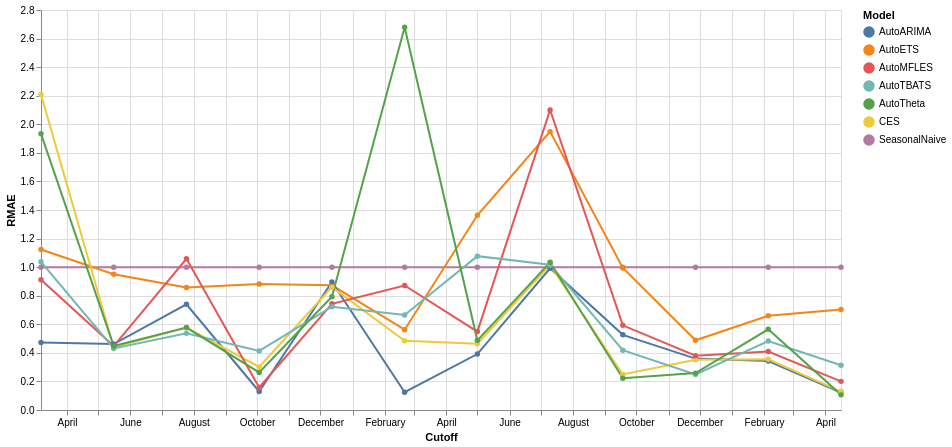

Notebook source saved alongside this figure:
### Code cell
long_df = pl.DataFrame(cv_evaluation_weekly).unpivot(
    index=["unique_id", "cutoff", "metric"],
    on=pl.selectors.exclude(["unique_id", "cutoff", "metric"]),
    variable_name="model",
    value_name="value",
)

chart = (
    alt.Chart(long_df.to_pandas())
    .mark_line(point=True)
    .encode(
        x=alt.X("cutoff:T", title="Cutoff"),
        y=alt.Y("value:Q", title="RMAE"),
        color=alt.Color("model:N", title="Model"),
        tooltip=["cutoff:T", "model:N", "value:Q"],
    )
    .properties(width=800, height=400, title="RMAE over Cross-validation windows by model")
)

chart

### Figure 1 — Vega specification as saved in the notebook (floating-point values rounded to 4 significant figures)
{"$schema": "https://vega.github.io/schema/vega/v6.json", "data": [{"name": "source_0", "values": [{"unique_id": "all", "cutoff": "2024-03-07T00:00:00.000", "metric": "rmae_SeasonalNaive", "model": "SeasonalNaive", "value": 1.0}, {"unique_id": "all", "cutoff": "2024-05-16T00:00:00.000", "metric": "rmae_SeasonalNaive", "model": "SeasonalNaive", "value": 1.0}, {"unique_id": "all", "cutoff": "2024-07-25T00:00:00.000", "metric": "rmae_SeasonalNaive", "model": "SeasonalNaive", "value": 1.0}, {"unique_id": "all", "cutoff": "2024-10-03T00:00:00.000", "metric": "rmae_SeasonalNaive", "model": "SeasonalNaive", "value": 1.0}, {"unique_id": "all", "cutoff": "2024-12-12T00:00:00.000", "metric": "rmae_SeasonalNaive", "model": "SeasonalNaive", "value": 1.0}, {"unique_id": "all", "cutoff": "2025-02-20T00:00:00.000", "metric": "rmae_SeasonalNaive", "model": "SeasonalNaive", "value": 1.0}, {"unique_id": "all", "cutoff": "2025-05-01T00:00:00.000", "metric": "rmae_SeasonalNaive", "model": "SeasonalNaive", "value": 1.0}, {"unique_id": "all", "cutoff": "2025-07-10T00:00:00.000", "metric": "rmae_SeasonalNaive", "model": "SeasonalNaive", "value": 1.0}, {"unique_id": "all", "cutoff": "2025-09-18T00:00:00.000", "metric": "rmae_SeasonalNaive", "model": "SeasonalNaive", "value": 1.0}, {"unique_id": "all", "cutoff": "2025-11-27T00:00:00.000", "metric": "rmae_SeasonalNaive", "model": "SeasonalNaive", "value": 1.0}, {"unique_id": "all", "cutoff": "2026-02-05T00:00:00.000", "metric": "rmae_SeasonalNaive", "model": "SeasonalNaive", "value": 1.0}, {"unique_id": "all", "cutoff": "2026-04-16T00:00:00.000", "metric": "rmae_SeasonalNaive", "model": "SeasonalNaive", "value": 1.0}, {"unique_id": "all", "cutoff": "2024-03-07T00:00:00.000", "metric": "rmae_SeasonalNaive", "model": "AutoETS", "value": 1.123}, {"unique_id": "all", "cutoff": "2024-05-16T00:00:00.000", "metric": "rmae_SeasonalNaive", "model": "AutoETS", "value": 0.95}, {"unique_id": "all", "cutoff": "2024-07-25T00:00:00.000", "metric": "rmae_SeasonalNaive", "model": "AutoETS", "value": 0.8569}, {"unique_id": "all", "cutoff": "2024-10-03T00:00:00.000", "metric": "rmae_SeasonalNaive", "model": "AutoETS", "value": 0.8817}, {"unique_id": "all", "cutoff": "2024-12-12T00:00:00.000", "metric": "rmae_SeasonalNaive", "model": "AutoETS", "value": 0.8728}, {"unique_id": "all", "cutoff": "2025-02-20T00:00:00.000", "metric": "rmae_SeasonalNaive", "model": "AutoETS", "value": 0.5622}, {"unique_id": "all", "cutoff": "2025-05-01T00:00:00.000", "metric": "rmae_SeasonalNaive", "model": "AutoETS", "value": 1.363}, {"unique_id": "all", "cutoff": "2025-07-10T00:00:00.000", "metric": "rmae_SeasonalNaive", "model": "AutoETS", "value": 1.949}, {"unique_id": "all", "cutoff": "2025-09-18T00:00:00.000", "metric": "rmae_SeasonalNaive", "model": "AutoETS", "value": 0.9943}, {"unique_id": "all", "cutoff": "2025-11-27T00:00:00.000", "metric": "rmae_SeasonalNaive", "model": "AutoETS", "value": 0.4879}, {"unique_id": "all", "cutoff": "2026-02-05T00:00:00.000", "metric": "rmae_SeasonalNaive", "model": "AutoETS", "value": 0.6595}, {"unique_id": "all", "cutoff": "2026-04-16T00:00:00.000", "metric": "rmae_SeasonalNaive", "model": "AutoETS", "value": 0.7035}, {"unique_id": "all", "cutoff": "2024-03-07T00:00:00.000", "metric": "rmae_SeasonalNaive", "model": "AutoARIMA", "value": 0.4729}, {"unique_id": "all", "cutoff": "2024-05-16T00:00:00.000", "metric": "rmae_SeasonalNaive", "model": "AutoARIMA", "value": 0.4618}, {"unique_id": "all", "cutoff": "2024-07-25T00:00:00.000", "metric": "rmae_SeasonalNaive", "model": "AutoARIMA", "value": 0.7399}, {"unique_id": "all", "cutoff": "2024-10-03T00:00:00.000", "metric": "rmae_SeasonalNaive", "model": "AutoARIMA", "value": 0.1298}, {"unique_id": "all", "cutoff": "2024-12-12T00:00:00.000", "metric": "rmae_SeasonalNaive", "model": "AutoARIMA", "value": 0.8959}, {"unique_id": "all", "cutoff": "2025-02-20T00:00:00.000", "metric": "rmae_SeasonalNaive", "model": "AutoARIMA", "value": 0.1247}, {"unique_id": "all", "cutoff": "2025-05-01T00:00:00.000", "metric": "rmae_SeasonalNaive", "model": "AutoARIMA", "value": 0.3917}, {"unique_id": "all", "cutoff": "2025-07-10T00:00:00.000", "metric": "rmae_SeasonalNaive", "model": "AutoARIMA", "value": 0.9919}, {"unique_id": "all", "cutoff": "2025-09-18T00:00:00.000", "metric": "rmae_SeasonalNaive", "model": "AutoARIMA", "value": 0.526}, {"unique_id": "all", "cutoff": "2025-11-27T00:00:00.000", "metric": "rmae_SeasonalNaive", "model": "AutoARIMA", "value": 0.3597}, {"unique_id": "all", "cutoff": "2026-02-05T00:00:00.000", "metric": "rmae_SeasonalNaive", "model": "AutoARIMA", "value": 0.3431}, {"unique_id": "all", "cutoff": "2026-04-16T00:00:00.000", "metric": "rmae_SeasonalNaive", "model": "AutoARIMA", "value": 0.1217}, {"unique_id": "all", "cutoff": "2024-03-07T00:00:00.000", "metric": "rmae_SeasonalNaive", "model": "CES", "value": 2.208}, {"unique_id": "all", "cutoff": "2024-05-16T00:00:00.000", "metric": "rmae_SeasonalNaive", "model": "CES", "value": 0.4383}, {"unique_id": "all", "cutoff": "2024-07-25T00:00:00.000", "metric": "rmae_SeasonalNaive", "model": "CES", "value": 0.5774}, {"unique_id": "all", "cutoff": "2024-10-03T00:00:00.000", "metric": "rmae_SeasonalNaive", "model": "CES", "value": 0.301}, {"unique_id": "all", "cutoff": "2024-12-12T00:00:00.000", "metric": "rmae_SeasonalNaive", "model": "CES", "value": 0.86}, {"unique_id": "all", "cutoff": "2025-02-20T00:00:00.000", "metric": "rmae_SeasonalNaive", "model": "CES", "value": 0.4843}, {"unique_id": "all", "cutoff": "2025-05-01T00:00:00.000", "metric": "rmae_SeasonalNaive", "model": "CES", "value": 0.464}, {"unique_id": "all", "cutoff": "2025-07-10T00:00:00.000", "metric": "rmae_SeasonalNaive", "model": "CES", "value": 1.016}, {"unique_id": "all", "cutoff": "2025-09-18T00:00:00.000", "metric": "rmae_SeasonalNaive", "model": "CES", "value": 0.2487}, {"unique_id": "all", "cutoff": "2025-11-27T00:00:00.000", "metric": "rmae_SeasonalNaive", "model": "CES", "value": 0.3511}, {"unique_id": "all", "cutoff": "2026-02-05T00:00:00.000", "metric": "rmae_SeasonalNaive", "model": "CES", "value": 0.3547}, {"unique_id": "all", "cutoff": "2026-04-16T00:00:00.000", "metric": "rmae_SeasonalNaive", "model": "CES", "value": 0.1291}, {"unique_id": "all", "cutoff": "2024-03-07T00:00:00.000", "metric": "rmae_SeasonalNaive", "model": "AutoMFLES", "value": 0.9111}, {"unique_id": "all", "cutoff": "2024-05-16T00:00:00.000", "metric": "rmae_SeasonalNaive", "model": "AutoMFLES", "value": 0.4476}, {"unique_id": "all", "cutoff": "2024-07-25T00:00:00.000", "metric": "rmae_SeasonalNaive", "model": "AutoMFLES", "value": 1.058}, {"unique_id": "all", "cutoff": "2024-10-03T00:00:00.000", "metric": "rmae_SeasonalNaive", "model": "AutoMFLES", "value": 0.1581}, {"unique_id": "all", "cutoff": "2024-12-12T00:00:00.000", "metric": "rmae_SeasonalNaive", "model": "AutoMFLES", "value": 0.7436}, {"unique_id": "all", "cutoff": "2025-02-20T00:00:00.000", "metric": "rmae_SeasonalNaive", "model": "AutoMFLES", "value": 0.8714}, {"unique_id": "all", "cutoff": "2025-05-01T00:00:00.000", "metric": "rmae_SeasonalNaive", "model": "AutoMFLES", "value": 0.5488}, {"unique_id": "all", "cutoff": "2025-07-10T00:00:00.000", "metric": "rmae_SeasonalNaive", "model": "AutoMFLES", "value": 2.101}, {"unique_id": "all", "cutoff": "2025-09-18T00:00:00.000", "metric": "rmae_SeasonalNaive", "model": "AutoMFLES", "value": 0.5927}, {"unique_id": "all", "cutoff": "2025-11-27T00:00:00.000", "metric": "rmae_SeasonalNaive", "model": "AutoMFLES", "value": 0.3797}, {"unique_id": "all", "cutoff": "2026-02-05T00:00:00.000", "metric": "rmae_SeasonalNaive", "model": "AutoMFLES", "value": 0.4096}, {"unique_id": "all", "cutoff": "2026-04-16T00:00:00.000", "metric": "rmae_SeasonalNaive", "model": "AutoMFLES", "value": 0.2004}, {"unique_id": "all", "cutoff": "2024-03-07T00:00:00.000", "metric": "rmae_SeasonalNaive", "model": "AutoTBATS", "value": 1.037}, {"unique_id": "all", "cutoff": "2024-05-16T00:00:00.000", "metric": "rmae_SeasonalNaive", "model": "AutoTBATS", "value": 0.4306}, {"unique_id": "all", "cutoff": "2024-07-25T00:00:00.000", "metric": "rmae_SeasonalNaive", "model": "AutoTBATS", "value": 0.5378}, {"unique_id": "all", "cutoff": "2024-10-03T00:00:00.000", "metric": "rmae_SeasonalNaive", "model": "AutoTBATS", "value": 0.4138}, {"unique_id": "all", "cutoff": "2024-12-12T00:00:00.000", "metric": "rmae_SeasonalNaive", "model": "AutoTBATS", "value": 0.7232}, {"unique_id": "all", "cutoff": "2025-02-20T00:00:00.000", "metric": "rmae_SeasonalNaive", "model": "AutoTBATS", "value": 0.665}, {"unique_id": "all", "cutoff": "2025-05-01T00:00:00.000", "metric": "rmae_SeasonalNaive", "model": "AutoTBATS", "value": 1.077}, {"unique_id": "all", "cutoff": "2025-07-10T00:00:00.000", "metric": "rmae_SeasonalNaive", "model": "AutoTBATS", "value": 1.017}, {"unique_id": "all", "cutoff": "2025-09-18T00:00:00.000", "metric": "rmae_SeasonalNaive", "model": "AutoTBATS", "value": 0.4188}, {"unique_id": "all", "cutoff": "2025-11-27T00:00:00.000", "metric": "rmae_SeasonalNaive", "model": "AutoTBATS", "value": 0.249}, {"unique_id": "all", "cutoff": "2026-02-05T00:00:00.000", "metric": "rmae_SeasonalNaive", "model": "AutoTBATS", "value": 0.4827}, {"unique_id": "all", "cutoff": "2026-04-16T00:00:00.000", "metric": "rmae_SeasonalNaive", "model": "AutoTBATS", "value": 0.313}, {"unique_id": "all", "cutoff": "2024-03-07T00:00:00.000", "metric": "rmae_SeasonalNaive", "model": "AutoTheta", "value": 1.933}, {"unique_id": "all", "cutoff": "2024-05-16T00:00:00.000", "metric": "rmae_SeasonalNaive", "model": "AutoTheta", "value": 0.448}, {"unique_id": "all", "cutoff": "2024-07-25T00:00:00.000", "metric": "rmae_SeasonalNaive", "model": "AutoTheta", "value": 0.5773}, {"unique_id": "all", "cutoff": "2024-10-03T00:00:00.000", "metric": "rmae_SeasonalNaive", "model": "AutoTheta", "value": 0.2628}, {"unique_id": "all", "cutoff": "2024-12-12T00:00:00.000", "metric": "rmae_SeasonalNaive", "model": "AutoTheta", "value": 0.7935}, {"unique_id": "all", "cutoff": "2025-02-20T00:00:00.000", "metric": "rmae_SeasonalNaive", "model": "AutoTheta", "value": 2.679}, {"unique_id": "all", "cutoff": "2025-05-01T00:00:00.000", "metric": "rmae_SeasonalNaive", "model": "AutoTheta", "value": 0.4877}, {"unique_id": "all", "cutoff": "2025-07-10T00:00:00.000", "metric": "rmae_SeasonalNaive", "model": "AutoTheta", "value": 1.034}, {"unique_id": "all", "cutoff": "2025-09-18T00:00:00.000", "metric": "rmae_SeasonalNaive", "model": "AutoTheta", "value": 0.2218}, {"unique_id": "all", "cutoff": "2025-11-27T00:00:00.000", "metric": "rmae_SeasonalNaive", "model": "AutoTheta", "value": 0.2582}, {"unique_id": "all", "cutoff": "2026-02-05T00:00:00.000", "metric": "rmae_SeasonalNaive", "model": "AutoTheta", "value": 0.5648}, {"unique_id": "all", "cutoff": "2026-04-16T00:00:00.000", "metric": "rmae_SeasonalNaive", "model": "AutoTheta", "value": 0.1059}], "transform": [{"type": "formula", "expr": "toDate(datum['cutoff'])", "as": "cutoff"}]}, {"name": "data_0", "values": [{"cutoff": "2024-03-07T00:00:00.000", "model": "SeasonalNaive", "value": 1.0}, {"cutoff": "2024-05-16T00:00:00.000", "model": "SeasonalNaive", "value": 1.0}, {"cutoff": "2024-07-25T00:00:00.000", "model": "SeasonalNaive", "value": 1.0}, {"cutoff": "2024-10-03T00:00:00.000", "model": "SeasonalNaive", "value": 1.0}, {"cutoff": "2024-12-12T00:00:00.000", "model": "SeasonalNaive", "value": 1.0}, {"cutoff": "2025-02-20T00:00:00.000", "model": "SeasonalNaive", "value": 1.0}, {"cutoff": "2025-05-01T00:00:00.000", "model": "SeasonalNaive", "value": 1.0}, {"cutoff": "2025-07-10T00:00:00.000", "model": "SeasonalNaive", "value": 1.0}, {"cutoff": "2025-09-18T00:00:00.000", "model": "SeasonalNaive", "value": 1.0}, {"cutoff": "2025-11-27T00:00:00.000", "model": "SeasonalNaive", "value": 1.0}, {"cutoff": "2026-02-05T00:00:00.000", "model": "SeasonalNaive", "value": 1.0}, {"cutoff": "2026-04-16T00:00:00.000", "model": "SeasonalNaive", "value": 1.0}, {"cutoff": "2024-03-07T00:00:00.000", "model": "AutoETS", "value": 1.123}, {"cutoff": "2024-05-16T00:00:00.000", "model": "AutoETS", "value": 0.95}, {"cutoff": "2024-07-25T00:00:00.000", "model": "AutoETS", "value": 0.8569}, {"cutoff": "2024-10-03T00:00:00.000", "model": "AutoETS", "value": 0.8817}, {"cutoff": "2024-12-12T00:00:00.000", "model": "AutoETS", "value": 0.8728}, {"cutoff": "2025-02-20T00:00:00.000", "model": "AutoETS", "value": 0.5622}, {"cutoff": "2025-05-01T00:00:00.000", "model": "AutoETS", "value": 1.363}, {"cutoff": "2025-07-10T00:00:00.000", "model": "AutoETS", "value": 1.949}, {"cutoff": "2025-09-18T00:00:00.000", "model": "AutoETS", "value": 0.9943}, {"cutoff": "2025-11-27T00:00:00.000", "model": "AutoETS", "value": 0.4879}, {"cutoff": "2026-02-05T00:00:00.000", "model": "AutoETS", "value": 0.6595}, {"cutoff": "2026-04-16T00:00:00.000", "model": "AutoETS", "value": 0.7035}, {"cutoff": "2024-03-07T00:00:00.000", "model": "AutoARIMA", "value": 0.4729}, {"cutoff": "2024-05-16T00:00:00.000", "model": "AutoARIMA", "value": 0.4618}, {"cutoff": "2024-07-25T00:00:00.000", "model": "AutoARIMA", "value": 0.7399}, {"cutoff": "2024-10-03T00:00:00.000", "model": "AutoARIMA", "value": 0.1298}, {"cutoff": "2024-12-12T00:00:00.000", "model": "AutoARIMA", "value": 0.8959}, {"cutoff": "2025-02-20T00:00:00.000", "model": "AutoARIMA", "value": 0.1247}, {"cutoff": "2025-05-01T00:00:00.000", "model": "AutoARIMA", "value": 0.3917}, {"cutoff": "2025-07-10T00:00:00.000", "model": "AutoARIMA", "value": 0.9919}, {"cutoff": "2025-09-18T00:00:00.000", "model": "AutoARIMA", "value": 0.526}, {"cutoff": "2025-11-27T00:00:00.000", "model": "AutoARIMA", "value": 0.3597}, {"cutoff": "2026-02-05T00:00:00.000", "model": "AutoARIMA", "value": 0.3431}, {"cutoff": "2026-04-16T00:00:00.000", "model": "AutoARIMA", "value": 0.1217}, {"cutoff": "2024-03-07T00:00:00.000", "model": "CES", "value": 2.208}, {"cutoff": "2024-05-16T00:00:00.000", "model": "CES", "value": 0.4383}, {"cutoff": "2024-07-25T00:00:00.000", "model": "CES", "value": 0.5774}, {"cutoff": "2024-10-03T00:00:00.000", "model": "CES", "value": 0.301}, {"cutoff": "2024-12-12T00:00:00.000", "model": "CES", "value": 0.86}, {"cutoff": "2025-02-20T00:00:00.000", "model": "CES", "value": 0.4843}, {"cutoff": "2025-05-01T00:00:00.000", "model": "CES", "value": 0.464}, {"cutoff": "2025-07-10T00:00:00.000", "model": "CES", "value": 1.016}, {"cutoff": "2025-09-18T00:00:00.000", "model": "CES", "value": 0.2487}, {"cutoff": "2025-11-27T00:00:00.000", "model": "CES", "value": 0.3511}, {"cutoff": "2026-02-05T00:00:00.000", "model": "CES", "value": 0.3547}, {"cutoff": "2026-04-16T00:00:00.000", "model": "CES", "value": 0.1291}, {"cutoff": "2024-03-07T00:00:00.000", "model": "AutoMFLES", "value": 0.9111}, {"cutoff": "2024-05-16T00:00:00.000", "model": "AutoMFLES", "value": 0.4476}, {"cutoff": "2024-07-25T00:00:00.000", "model": "AutoMFLES", "value": 1.058}, {"cutoff": "2024-10-03T00:00:00.000", "model": "AutoMFLES", "value": 0.1581}, {"cutoff": "2024-12-12T00:00:00.000", "model": "AutoMFLES", "value": 0.7436}, {"cutoff": "2025-02-20T00:00:00.000", "model": "AutoMFLES", "value": 0.8714}, {"cutoff": "2025-05-01T00:00:00.000", "model": "AutoMFLES", "value": 0.5488}, {"cutoff": "2025-07-10T00:00:00.000", "model": "AutoMFLES", "value": 2.101}, {"cutoff": "2025-09-18T00:00:00.000", "model": "AutoMFLES", "value": 0.5927}, {"cutoff": "2025-11-27T00:00:00.000", "model": "AutoMFLES", "value": 0.3797}, {"cutoff": "2026-02-05T00:00:00.000", "model": "AutoMFLES", "value": 0.4096}, {"cutoff": "2026-04-16T00:00:00.000", "model": "AutoMFLES", "value": 0.2004}, {"cutoff": "2024-03-07T00:00:00.000", "model": "AutoTBATS", "value": 1.037}, {"cutoff": "2024-05-16T00:00:00.000", "model": "AutoTBATS", "value": 0.4306}, {"cutoff": "2024-07-25T00:00:00.000", "model": "AutoTBATS", "value": 0.5378}, {"cutoff": "2024-10-03T00:00:00.000", "model": "AutoTBATS", "value": 0.4138}, {"cutoff": "2024-12-12T00:00:00.000", "model": "AutoTBATS", "value": 0.7232}, {"cutoff": "2025-02-20T00:00:00.000", "model": "AutoTBATS", "value": 0.665}, {"cutoff": "2025-05-01T00:00:00.000", "model": "AutoTBATS", "value": 1.077}, {"cutoff": "2025-07-10T00:00:00.000", "model": "AutoTBATS", "value": 1.017}, {"cutoff": "2025-09-18T00:00:00.000", "model": "AutoTBATS", "value": 0.4188}, {"cutoff": "2025-11-27T00:00:00.000", "model": "AutoTBATS", "value": 0.249}, {"cutoff": "2026-02-05T00:00:00.000", "model": "AutoTBATS", "value": 0.4827}, {"cutoff": "2026-04-16T00:00:00.000", "model": "AutoTBATS", "value": 0.313}, {"cutoff": "2024-03-07T00:00:00.000", "model": "AutoTheta", "value": 1.933}, {"cutoff": "2024-05-16T00:00:00.000", "model": "AutoTheta", "value": 0.448}, {"cutoff": "2024-07-25T00:00:00.000", "model": "AutoTheta", "value": 0.5773}, {"cutoff": "2024-10-03T00:00:00.000", "model": "AutoTheta", "value": 0.2628}, {"cutoff": "2024-12-12T00:00:00.000", "model": "AutoTheta", "value": 0.7935}, {"cutoff": "2025-02-20T00:00:00.000", "model": "AutoTheta", "value": 2.679}, {"cutoff": "2025-05-01T00:00:00.000", "model": "AutoTheta", "value": 0.4877}, {"cutoff": "2025-07-10T00:00:00.000", "model": "AutoTheta", "value": 1.034}, {"cutoff": "2025-09-18T00:00:00.000", "model": "AutoTheta", "value": 0.2218}, {"cutoff": "2025-11-27T00:00:00.000", "model": "AutoTheta", "value": 0.2582}, {"cutoff": "2026-02-05T00:00:00.000", "model": "AutoTheta", "value": 0.5648}, {"cutoff": "2026-04-16T00:00:00.000", "model": "AutoTheta", "value": 0.1059}], "transform": [{"type": "formula", "expr": "toDate(datum['cutoff'])", "as": "cutoff"}]}, {"name": "source_0_color_domain_model_0", "values": [{"model": "SeasonalNaive"}, {"model": "AutoETS"}, {"model": "AutoARIMA"}, {"model": "CES"}, {"model": "AutoMFLES"}, {"model": "AutoTBATS"}, {"model": "AutoTheta"}]}, {"name": "data_0_color_domain_model_1", "values": [{"model": "SeasonalNaive"}, {"model": "AutoETS"}, {"model": "AutoARIMA"}, {"model": "CES"}, {"model": "AutoMFLES"}, {"model": "AutoTBATS"}, {"model": "AutoTheta"}]}], "marks": [{"type": "group", "name": "layer_0_pathgroup", "from": {"facet": {"data": "source_0", "name": "faceted_path_layer_0_main", "groupby": ["model"]}}, "encode": {"update": {"width": {"field": {"signal": null, "datum": null, "group": "width", "parent": null}}, "height": {"field": {"signal": null, "datum": null, "group": "height", "parent": null}}}}, "marks": [{"type": "line", "name": "layer_0_marks", "from": {"data": "faceted_path_layer_0_main"}, "sort": {"field": "x"}, "encode": {"update": {"x": {"field": "cutoff", "scale": "x"}, "tooltip": {"signal": "{\"cutoff\": timeFormat(datum[\"cutoff\"], \"%b %d, %Y\"), \"model\": isValid(datum[\"model\"]) ? isArray(datum[\"model\"]) ? join(datum[\"model\"], '\\n') : datum[\"model\"] : \"\"+datum[\"model\"], \"value\": format(datum[\"value\"], \"\")}"}, "stroke": {"field": "model", "scale": "color"}, "defined": {"signal": "isValid(datum[\"cutoff\"]) && isFinite(+datum[\"cutoff\"]) && isValid(datum[\"value\"]) && isFinite(+datum[\"value\"])"}, "y": {"field": "value", "scale": "y"}}}, "style": ["line"]}]}, {"type": "symbol", "name": "layer_1_marks", "from": {"data": "data_0"}, "encode": {"update": {"x": {"field": "cutoff", "scale": "x"}, "tooltip": {"signal": "{\"cutoff\": timeFormat(datum[\"cutoff\"], \"%b %d, %Y\"), \"model\": isValid(datum[\"model\"]) ? isArray(datum[\"model\"]) ? join(datum[\"model\"], '\\n') : datum[\"model\"] : \"\"+datum[\"model\"], \"value\": format(datum[\"value\"], \"\")}"}, "opacity": {"value": 1}, "y": {"field": "value", "scale": "y"}, "fill": {"field": "model", "scale": "color"}}}, "style": ["point"]}], "scales": [{"name": "x", "type": "time", "domain": {"fields": [{"data": "source_0", "field": "cutoff"}, {"data": "data_0", "field": "cutoff"}]}, "range": [0, {"signal": "width"}]}, {"name": "y", "type": "linear", "domain": {"fields": [{"data": "source_0", "field": "value"}, {"data": "data_0", "field": "value"}]}, "range": [{"signal": "height"}, 0], "zero": true, "nice": true}, {"name": "color", "type": "ordinal", "domain": {"fields": [{"data": "source_0_color_domain_model_0", "field": "model"}, {"data": "data_0_color_domain_model_1", "field": "model"}], "sort": true}, "range": "category"}], "axes": [{"scale": "x", "maxExtent": 0, "aria": false, "minExtent": 0, "tickCount": {"signal": "ceil(width/40)"}, "labels": false, "ticks": false, "zindex": 0, "gridScale": "y", "grid": true, "orient": "bottom", "domain": false}, {"scale": "y", "aria": false, "tickCount": {"signal": "ceil(height/40)"}, "ticks": false, "orient": "left", "grid": true, "maxExtent": 0, "gridScale": "x", "domain": false, "zindex": 0, "labels": false, "minExtent": 0}, {"scale": "x", "labelOverlap": true, "labelFlush": true, "zindex": 0, "title": "Cutoff", "tickCount": {"signal": "ceil(width/40)"}, "orient": "bottom", "grid": false}, {"scale": "y", "labelOverlap": true, "title": "RMAE", "zindex": 0, "grid": false, "tickCount": {"signal": "ceil(height/40)"}, "orient": "left"}], "legends": [{"title": "Model", "stroke": "color", "symbolType": "circle", "fill": "color", "encode": {"symbols": {"update": {"opacity": {"value": 1}}}}}], "width": 800, "background": "white", "padding": 5, "height": 400, "style": "cell"}
